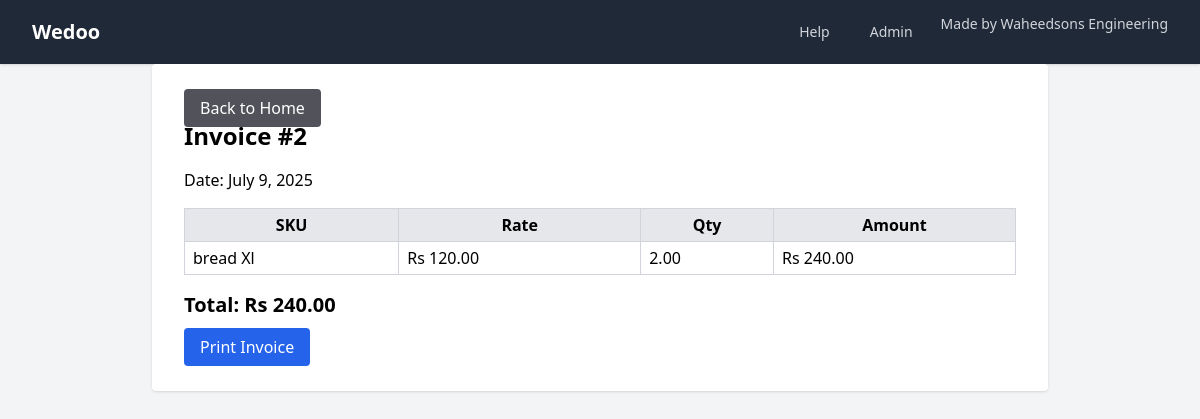
/pos/invoice/2/, run on an earlier commit of the app's database.
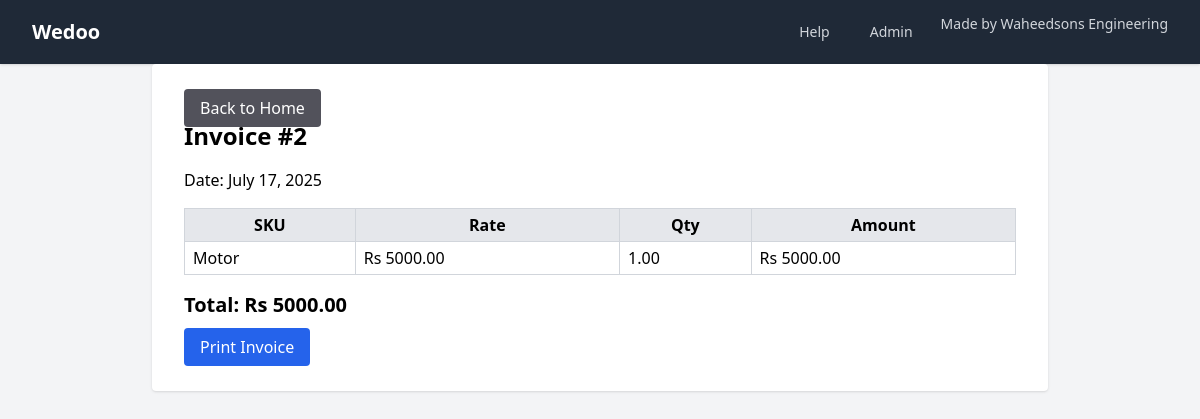
And on a later commit of the database.
### accounts/models.py (models this page shows, shortened)
class Invoice(models.Model):
    date = models.DateField(default=timezone.now)
    gross_amount = models.DecimalField(max_digits=10, decimal_places=2)
    discount = models.DecimalField(max_digits=10, decimal_places=2, default=0)
    net_amount = models.DecimalField(max_digits=10, decimal_places=2)

class InvoiceItem(models.Model):
    invoice = models.ForeignKey(Invoice, on_delete=models.CASCADE)
    sku = models.ForeignKey(Inventory, on_delete=models.CASCADE)
    quantity = models.DecimalField(max_digits=10, decimal_places=2)
    rate = models.DecimalField(max_digits=10, decimal_places=2)
    amount = models.DecimalField(max_digits=10, decimal_places=2)

class Inventory(models.Model):
    category_choice = (
        ('cakes', 'cakes'),
        ('pastries', 'pastries'),
        ('fried','fried'),
        ('nimko','nimko'),
        ('drinks','drinks'),
        ('sweets','sweets'),
        ('snacks','snacks'),
    )
    date = models.DateField(default=timezone.now)
    sku = models.CharField(max_length=255, unique=True)
    expire_date = models.DateField(null=True, blank=True)
    quantity = models.DecimalField(max_digits=10, decimal_places=0, default=0)
    rate = models.DecimalField(max_digits=10, decimal_places=0, default=0)
    category = models.CharField(max_length=255, blank=True, null=True , choices=category_choice)

### accounts/views.py (the view)
# urls.py: path('pos/invoice/<int:invoice_id>/', views.invoice_detail, name='invoice_detail'),
def invoice_detail(request, invoice_id):
    invoice = get_object_or_404(Invoice, pk=invoice_id)
    return render(request, 'accounts/invoice_detail.html', {'invoice': invoice})

### templates/accounts/invoice_detail.html (shortened to what this page needs)
<!DOCTYPE html>
<html lang="en">
<head>
    <script src="https://cdn.tailwindcss.com"></script>
</head>
<body class="bg-gray-100">
<nav class="bg-gray-800 shadow">
  <div class="max-w-7xl mx-auto px-4 sm:px-6 lg:px-8">
    <div class="flex items-center justify-between h-16">
      <div class="flex-shrink-0 text-white font-bold text-xl">
        Wedoo
      </div>
      <div class="flex space-x-4">
        <a href="https://docs.waheedsons-engineering.com" target="_blank" class="text-gray-300 hover:bg-gray-700 hover:text-white px-3 py-2 rounded-md text-sm font-medium">
          Help
        </a>
        <a href="{% url "admin:index" %}" target="_blank" class="text-gray-300 hover:bg-gray-700 hover:text-white px-3 py-2 rounded-md text-sm font-medium">
          Admin
        </a>
        <div class="text-gray-300 text-sm font-medium">
          Made by Waheedsons Engineering
        </div>
      </div>
    </div>
  </div>
</nav>
    <div class="max-w-4xl mx-auto bg-white p-8 rounded shadow">
        <a href="{% url 'home' %}" class='bg-zinc-600 hover:bg-zinc-700 text-white px-4 py-2 rounded'>Back to Home</a>
        <h1 class="text-2xl font-bold mb-4">Invoice #{{ invoice.id }}</h1>
        <p>Date: {{ invoice.date }}</p>
        <table class="w-full mt-4 mb-4 border-collapse border border-gray-300">
            <thead>
                <tr class="bg-gray-200">
                    <th class="border border-gray-300 px-2 py-1">SKU</th>
                    <th class="border border-gray-300 px-2 py-1">Rate</th>
                    <th class="border border-gray-300 px-2 py-1">Qty</th>
                    <th class="border border-gray-300 px-2 py-1">Amount</th>
                </tr>
            </thead>
            <tbody>
                {% for item in invoice.invoiceitem_set.all %}
                <tr>
                    <td class="border border-gray-300 px-2 py-1">{{ item.sku.sku }}</td>
                    <td class="border border-gray-300 px-2 py-1">Rs {{ item.rate }}</td>
                    <td class="border border-gray-300 px-2 py-1">{{ item.quantity }}</td>
                    <td class="border border-gray-300 px-2 py-1">Rs {{ item.amount }}</td>
                </tr>
                {% endfor %}
            </tbody>
        </table>
        <div class="text-xl font-semibold mb-4">Total: Rs {{ invoice.net_amount }}</div>
        <a href="{% url 'print_invoice_template' invoice.id %}" target="_blank" class="bg-blue-600 hover:bg-blue-700 text-white px-4 py-2 rounded">Print Invoice</a>
    </div>
</body>
</html>

What changed in the data, as far as the page shows it:
changed Invoice id 2: date "July 9, 2025" → "July 17, 2025"; net_amount "240.00" → "5000.00"
changed InvoiceItem: sku.sku "bread Xl" → "Motor"; rate "120.00" → "5000.00"; quantity "2.00" → "1.00"; amount "240.00" → "5000.00"
